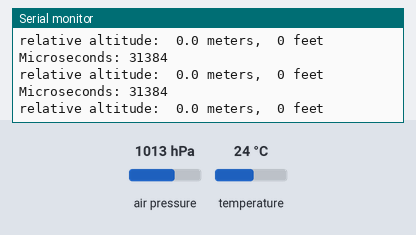
Bench run of a sketch on a simulated Arduino Uno, built with avr-gcc and run on an emulated ATmega328P. Parts: the last lines printed to the serial monitor. The inputs (shaded band) are chosen by the test bench; at power-on: air pressure 1013 hPa, temperature 24 °C.

Above: at 1.2 s.
1.3 s: air pressure set to 1000 hPa
At 2.3 s:
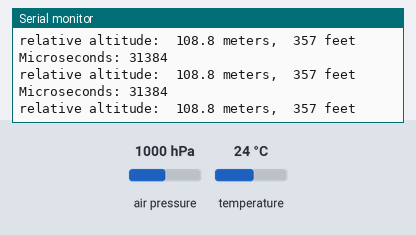
4.3 s: air pressure set to 1025 hPa
At 5.2 s:
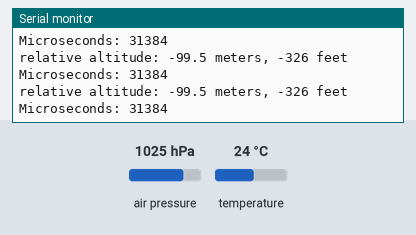
5.9 s: air pressure set to 952 hPa
At 7.0 s:
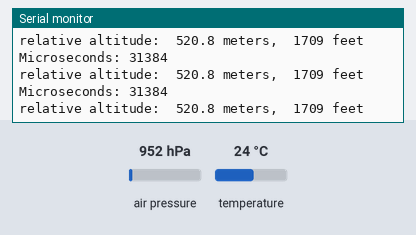
8.9 s: air pressure set to 1048 hPa
At 9.6 s:
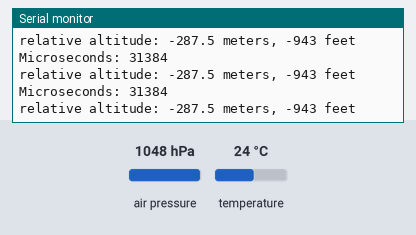
11.9 s: air pressure set to 975 hPa
At 12.4 s:
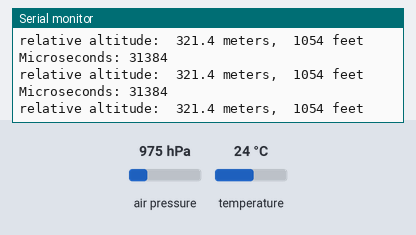
Timing chart, 0 to 14.9 s (numbered marks = the images above; inputs shaded):
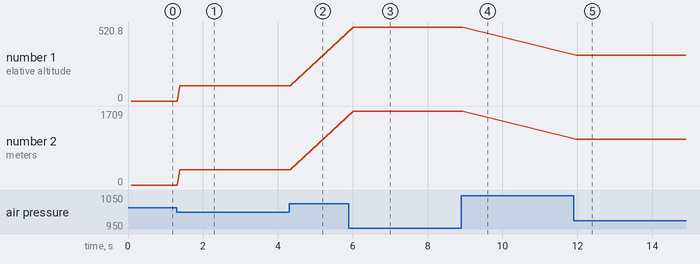

The sketch:

BMP180_test_ino.ino
```cpp
// (licence header left out)
// Your sketch must #include this library, and the Wire library.
// (Wire is a standard library included with Arduino.):

#include <SFE_BMP180.h>
#include <Wire.h>

// You will need to create an SFE_BMP180 object, here called "pressure":

SFE_BMP180 pressure;

double baseline; // baseline pressure

unsigned long lastMicro;
void setup()
{
  Serial.begin(9600);
  Serial.println("REBOOT");

  // Initialize the sensor (it is important to get calibration values stored on the device).

  if (pressure.begin())
    Serial.println("BMP180 init success");
  else
  {
    // Oops, something went wrong, this is usually a connection problem,
    // see the comments at the top of this sketch for the proper connections.

    Serial.println("BMP180 init fail (disconnected?)\n\n");
    while(1); // Pause forever.
  }

  // Get the baseline pressure:

  baseline = getPressure();

  Serial.print("baseline pressure: ");
  Serial.print(baseline);
  Serial.println(" mb");
}

void loop()
{
  lastMicro = micros();

  double a,P;

  // Get a new pressure reading:

  P = getPressure();
  Serial.print("Microseconds: ");
  Serial.println(micros() - lastMicro);
  // Show the relative altitude difference between
  // the new reading and the baseline reading:

  a = pressure.altitude(P,baseline);

  Serial.print("relative altitude: ");
  if (a >= 0.0) Serial.print(" "); // add a space for positive numbers
  Serial.print(a,1);
  Serial.print(" meters, ");
  if (a >= 0.0) Serial.print(" "); // add a space for positive numbers
  Serial.print(a*3.28084,0);
  Serial.println(" feet");
  //delay(500);
}


double getPressure()
{
  char status;
  double T,P,p0,a;

  // You must first get a temperature measurement to perform a pressure reading.

  // Start a temperature measurement:
  // If request is successful, the number of ms to wait is returned.
  // If request is unsuccessful, 0 is returned.

  status = pressure.startTemperature();
  if (status != 0)
  {
    // Wait for the measurement to complete:

    delay(status);

    // Retrieve the completed temperature measurement:
    // Note that the measurement is stored in the variable T.
    // Use '&T' to provide the address of T to the function.
    // Function returns 1 if successful, 0 if failure.

    status = pressure.getTemperature(T);
    if (status != 0)
    {
      // Start a pressure measurement:
      // The parameter is the oversampling setting, from 0 to 3 (highest res, longest wait).
      // If request is successful, the number of ms to wait is returned.
      // If request is unsuccessful, 0 is returned.

      status = pressure.startPressure(3);
      if (status != 0)
      {
        // Wait for the measurement to complete:
        delay(status);

        // Retrieve the completed pressure measurement:
        // Note that the measurement is stored in the variable P.
        // Use '&P' to provide the address of P.
        // Note also that the function requires the previous temperature measurement (T).
        // (If temperature is stable, you can do one temperature measurement for a number of pressure measurements.)
        // Function returns 1 if successful, 0 if failure.

        status = pressure.getPressure(P,T);
        if (status != 0)
        {
          return(P);
        }
        else Serial.println("error retrieving pressure measurement\n");
      }
      else Serial.println("error starting pressure measurement\n");
    }
    else Serial.println("error retrieving temperature measurement\n");
  }
  else Serial.println("error starting temperature measurement\n");
}
```

Measured:
- after the input at 1.3 s, the serial monitor: prints a new line after 0.08 s (image 1)
- after the input at 4.3 s, the serial monitor: prints a new line after 0.10 s (image 2)
- after the input at 5.9 s, the serial monitor: prints a new line after 0.12 s (image 3)
- after the input at 8.9 s, the serial monitor: prints a new line after 0.11 s (image 4)
- after the input at 11.9 s, the serial monitor: prints a new line after 0.07 s (image 5)
- plotted number 1: 0 → 108.8 after the input at 1.3 s, 108.8 → 520.8 after the input at 5.9 s, 520.8 → 321.4 after the input at 11.9 s
- plotted number 2: 0 → 357 after the input at 1.3 s, 357 → 1709 after the input at 5.9 s, 1709 → 1054 after the input at 11.9 s
